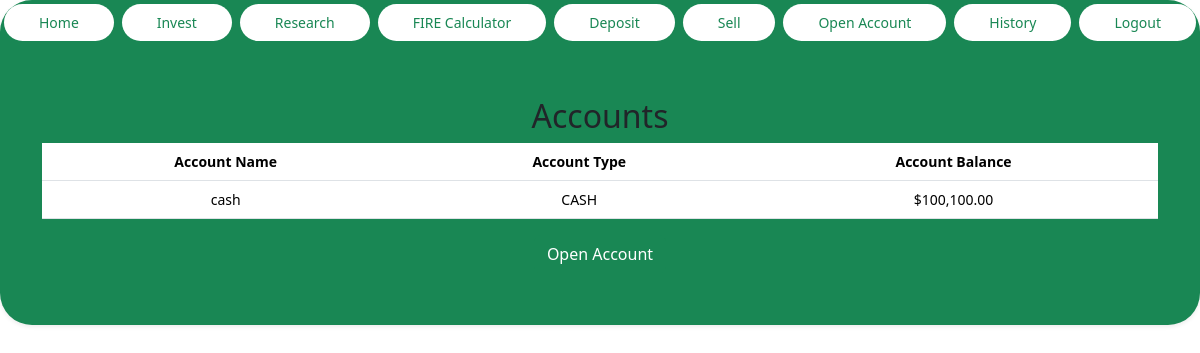
/accounts (signed in), run on the app's committed database.
### tables this page shows
CREATE TABLE accounts (
id INTEGER PRIMARY KEY AUTOINCREMENT,
user_id INTEGER NOT NULL,
name TEXT NOT NULL,
type TEXT NOT NULL,
created_at DATE DEFAULT (DATE('now')) , balance NUMERIC);

### FIRE/app.py (the view)
@app.route("/accounts", methods=["GET", "POST"])
@login_required
def accounts():
	user_id = session["user_id"]
	user = g.db.execute("SELECT * FROM users WHERE id = ?", (user_id,)).fetchone()
	if not user:
		return apology("User not found", 404)
	accounts_results = g.db.execute("SELECT * FROM accounts WHERE user_id = ?", (user_id,)).fetchall()
	return render_template("accounts.html", user=user, accounts=accounts_results)

### FIRE/app.py (called while the page is built)
def get_db():
    if 'db' not in g:
        g.db = sqlite3.connect(app.config['DATABASE'])
        g.db.row_factory = sqlite3.Row
    return g.db

@app.before_request
def before_request():
	g.db = get_db()

### FIRE/helpers.py (called while the page is built)
def login_required(f):
    @wraps(f)
    def decorated_function(*args, **kwargs):
        if 'user_id' not in session:
            return redirect('/login')
        return f(*args, **kwargs)
    return decorated_function

def usd(value):
    if value is None:
        return "$0.00"
    try:
        value = float(value)
    except (ValueError, TypeError):
        return "$0.00"
    if value < 0:
        return f"-${abs(value):,.2f}"
    if value == 0:
        return "$0.00"
    return f"${value:,.2f}"

### FIRE/templates/accounts.html (shortened to what this page needs)
{% extends "layout.html" %}
{% block main %}
    <h2>Accounts</h2>
    <table class="table">
        <thead>
            <tr>
                <th>Account Name</th>
                <th>Account Type</th>
                <th>Account Balance</th>
            </tr>
        </thead>
        <tbody>
            {% for account in accounts %}
                <tr>
                    <td>{{ account.name }}</td>
                    <td>{{ account.type }}</td>
                    <td>{{ account.balance | usd }}</td>
                </tr>
            {% endfor %}
        </tbody>
    </table>
    <form action="/open" method="GET">
        <button class="btn btn-success" type="submit">Open Account</button>
    </form>
{% endblock %}

### data on the page
accounts: name "cash", type "CASH", balance "$100,100.00"
